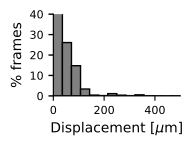

This figure's Python source:
"""
Reproduction script for Figure 1e: Histogram of camera movements (jitter quantification)

This figure shows the histogram of camera movements, quantified as percentage of overall 
frames in each bin.

Data: distances.pkl contains a numpy array of displacement distances in micrometers.
"""

import pickle
import numpy as np
import matplotlib.pyplot as plt
from matplotlib import rcParams
from pathlib import Path

# Set style to match paper
rcParams['pdf.fonttype'] = 42  # Ensure fonts are embedded and editable
rcParams['ps.fonttype'] = 42  # Ensure compatibility with vector outputs
plt.style.use('default')


def load_figure_data(pickle_path: Path):
    """
    Load pre-processed data for figure reproduction.
    
    Parameters
    ----------
    pickle_path : Path
        Path to the .pickle file containing figure data
        
    Returns
    -------
    np.ndarray
        Array of displacement distances in micrometers
    """
    with open(pickle_path, 'rb') as f:
        distances = pickle.load(f)
    
    if not isinstance(distances, np.ndarray):
        distances = np.array(distances)
    
    return distances


def create_figure(distances: np.ndarray, output_path: Path = None):
    """
    Create Figure 1e: Histogram of camera movements (jitter quantification).
    
    Parameters
    ----------
    distances : np.ndarray
        Array of displacement distances in micrometers
    output_path : Path, optional
        Where to save the figure. If None, displays instead.
        
    Returns
    -------
    fig, ax
        Matplotlib figure and axes objects
    """
    # Create figure with specific size
    fig, ax = plt.subplots(1, 1, figsize=(2, 1.6), dpi=150)
    
    # Plot the histogram
    # Bins: 15 bins from 0 to 500 μm
    bins = np.linspace(0, 500, 15)
    hist, bins = np.histogram(distances, bins=bins)
    percentage = (hist / len(distances)) * 100
    
    # Use 'gray' for bin fill and 'black' for edges
    ax.bar(bins[:-1], percentage, width=np.diff(bins), 
           color='gray', edgecolor='black', align='edge')
    
    # Set labels
    ax.set_xlabel('Displacement [$\mu$m]', fontsize=10)
    ax.set_ylabel('% frames', fontsize=10)
    
    # Adjust tick label sizes
    ax.tick_params(axis='both', which='major', labelsize=8)
    ax.tick_params(axis='y', which='both', length=3, color='black')
    ax.set_yticks([0, 10, 20, 30, 40])
    ax.tick_params(axis='y', which='major', length=3, width=1, color='black')
    
    # Set white background and black text
    ax.set_facecolor('white')
    ax.title.set_color('black')
    ax.xaxis.label.set_color('black')
    ax.yaxis.label.set_color('black')
    ax.tick_params(colors='black')
    ax.grid(False)
    
    # Remove top and right spines
    ax.spines['top'].set_visible(False)
    ax.spines['right'].set_visible(False)
    ax.spines['left'].set_color('black')
    ax.spines['bottom'].set_color('black')
    ax.tick_params(axis='y', which='both', length=3.5, color='black')
    ax.tick_params(axis='x', which='both', length=3.5)
    
    # Set x-axis and y-axis limits
    ax.set_xlim(0, 500)
    ax.set_ylim(0, 40)
    
    plt.tight_layout()
    
    if output_path:
        fig.savefig(output_path, format='pdf', dpi=150, bbox_inches='tight')
        print(f"Figure saved to {output_path}")
    
    return fig, ax


def main():
    """Main function to reproduce Figure 1e."""
    # Get the directory of this script (all files are in the same folder)
    script_dir = Path(__file__).parent
    
    # Load data (pickle file should be in same directory as script)
    pickle_file = script_dir / "distances.pkl"
    
    if not pickle_file.exists():
        raise FileNotFoundError(
            f"Data file not found: {pickle_file}\n"
            "Please ensure the distances.pkl file exists in the Fig_1_e directory."
        )
    
    # Load and create figure
    distances = load_figure_data(pickle_file)
    print(f"Loaded {len(distances)} displacement measurements")
    print(f"Distance range: {distances.min():.2f} - {distances.max():.2f} micrometers")
    
    # Create and save figure
    output_file = script_dir / "figure_1e.pdf"
    fig, ax = create_figure(distances, output_path=output_file)
    
    # Optionally display
    # plt.show()
    
    plt.close(fig)
    print("Figure 1e reproduction complete!")


if __name__ == "__main__":
    main()
